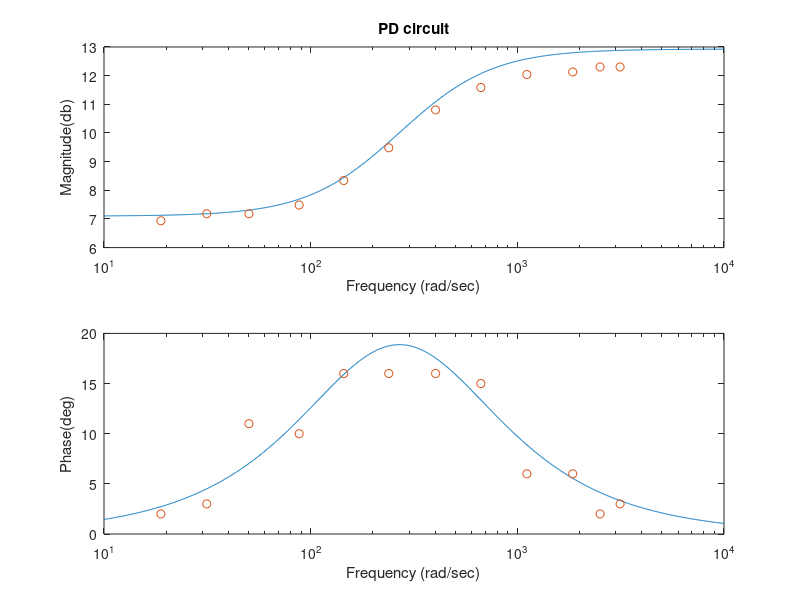
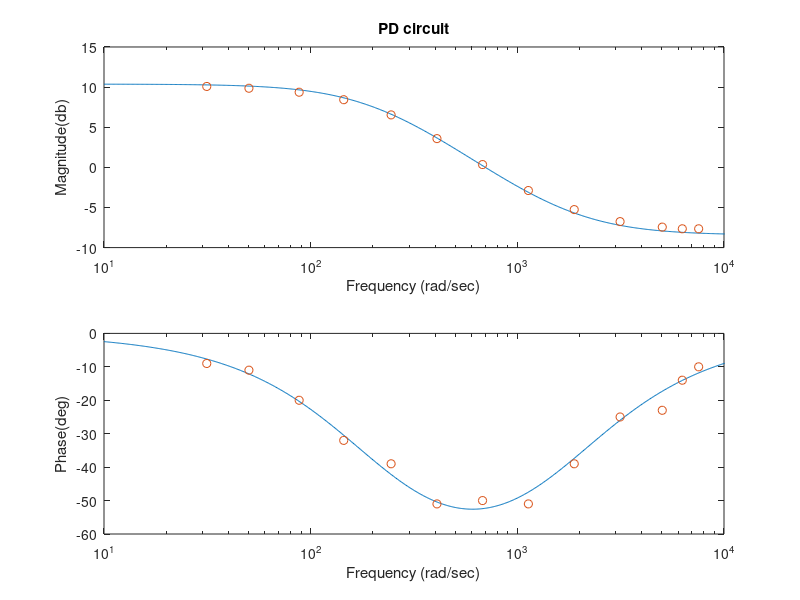

The MATLAB script that drew these images, in order:
% This script plots and compare the Lead and Lag circuit measured data and
% theoretical data
clc
clear
close all
%% Set up the theoretical system transfer function for Lead circuit
R1 = 11.918e3;
R2 = 26.99e3;
R3 = 14.894e3;
R4 = 14.890e3;
C1 = 0.436e-6;
C2 = 98.4e-9;
num = [R1*R2*R4*C1 R2*R4];
den = [R1*R2*R3*C2 R1*R3];
sys = tf(num, den)

%% Input Lead circuit experimental circuit
% Input the experimental data
%read data from .dat file
data = load('Lead_data.dat');
f_data = data(:, 1);
mag_data = data(:, 2);
phase_data = data(:, 3);
%convert frequency to angular frequency
w_data = f_data*2*pi;

%Use the Bode command to calculate the theoretical magnitude, phase of the system
[mag,phase,w]=bode(sys);
% bode(sys)

% The magnitude and phase are 3 dimensional arrays from the Bode command
% and must be converted to 1 dimensional arrays using the squeeze command
magp = squeeze(mag);
phasep = squeeze(phase);
% Manually plot the theoretical and experimental data on the bode plot
figure
subplot(2,1,1)
semilogx(w,20*log10(magp),w_data,20*log10(mag_data),'o')
xlabel('Frequency (rad/sec)')
ylabel('Magnitude(db)')
xlim([10 10^4])
title('PD circuit')
subplot(2,1,2)
semilogx(w,phasep,w_data,phase_data,'o')
xlabel('Frequency (rad/sec)')
ylabel('Phase(deg)')
xlim([10 10^4])

%% Set up the theoretical system transfer function for Lead circuit
R1 = 8.192e3;
R2 = 22.078e3;
R3 = 17.966e3;
R4 = 22.008e3;
C1 = 68e-9;
C2 = 0.22e-6;
num = [R1*R2*R4*C1 R2*R4];
den = [R1*R2*R3*C2 R1*R3];
sys = tf(num, den)

%% Input Lag circuit experimental circuit
% Input the experimental data
%read data from .dat file
data = load('Lag_data.dat');
f_data = data(:, 1);
mag_data = data(:, 2);
phase_data = data(:, 3);
%convert frequency to angular frequency
w_data = f_data*2*pi;

%Use the Bode command to calculate the theoretical magnitude, phase of the system
[mag,phase,w]=bode(sys);
% bode(sys)

% The magnitude and phase are 3 dimensional arrays from the Bode command
% and must be converted to 1 dimensional arrays using the squeeze command
magp = squeeze(mag);
phasep = squeeze(phase);
% Manually plot the theoretical and experimental data on the bode plot
figure
subplot(2,1,1)
semilogx(w,20*log10(magp),w_data,20*log10(mag_data),'o')
xlabel('Frequency (rad/sec)')
ylabel('Magnitude(db)')
xlim([10 10^4])
title('PD circuit')
subplot(2,1,2)
semilogx(w,phasep,w_data,phase_data,'o')
xlabel('Frequency (rad/sec)')
ylabel('Phase(deg)')
xlim([10 10^4])
ylim([-60 0])
